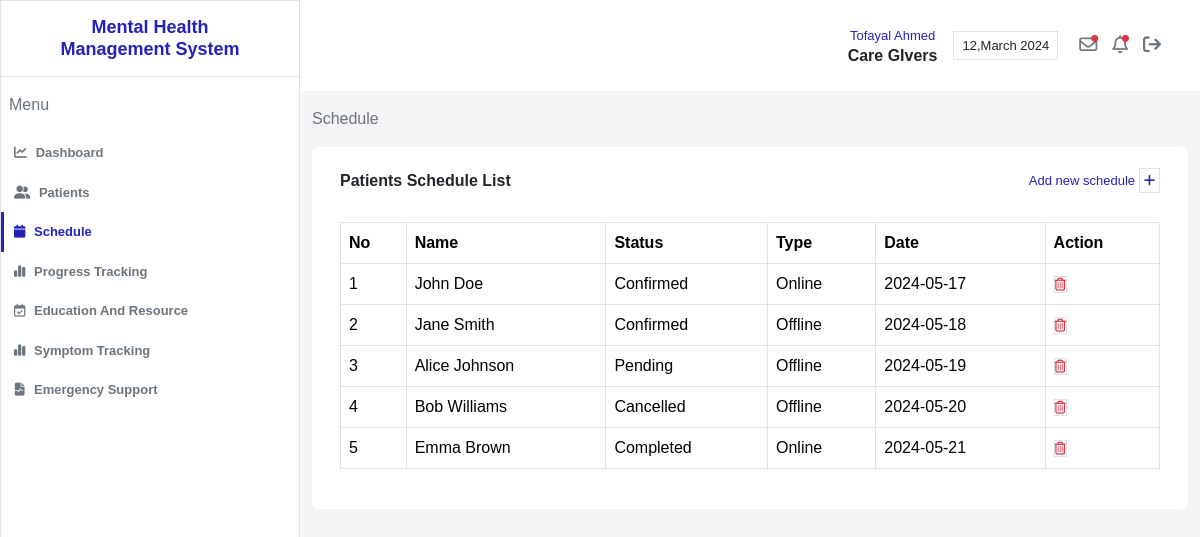
Page /view/care_giver/schedule.php (signed in) on the earlier database version.
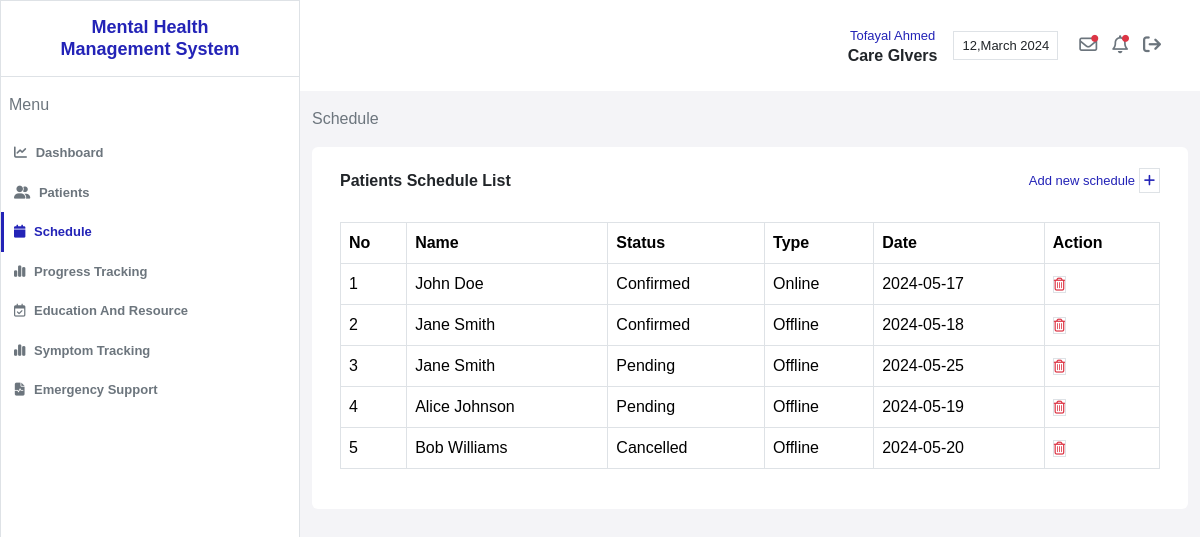
Same page on the later database version.
### tables this page shows
CREATE TABLE `schedule` (
  `id` int(50) NOT NULL,
  `date` varchar(50) NOT NULL,
  `status` varchar(50) NOT NULL DEFAULT 'Pending',
  `patient_id` int(11) NOT NULL,
  `type` varchar(50) NOT NULL,
  `purpose` varchar(50) NOT NULL,
  `time_from` varchar(50) NOT NULL,
  `time_to` varchar(50) NOT NULL
);

CREATE TABLE `patient` (
  `id` int(50) NOT NULL,
  `name` varchar(50) NOT NULL,
  `age` varchar(50) NOT NULL,
  `phone` varchar(50) NOT NULL,
  `care_giver_id` int(50) NOT NULL,
  `gender` varchar(50) NOT NULL,
  `medication` varchar(50) NOT NULL,
  `diagnosis` varchar(300) NOT NULL,
  `date` date NOT NULL DEFAULT current_timestamp()
);

### model/patientRepo.php (called while the page is built, shortened)
<?php
function findAllPatientsByCareGiverID($id)
{
    $conn = db_conn();
    $selectQuery = 'SELECT * FROM `patient` WHERE `care_giver_id` = '.$id;
    try {
        $result = $conn->query($selectQuery);
        $rows = array();
        while ($row = $result->fetch_assoc()) {
            $rows[] = $row;
        }
        return $rows;
    } catch (Exception $e) {
        echo "patientRepo Error: " . $e->getMessage();
        return null;
    } finally {
        $conn->close();
    }
}

### model/scheduleRepo.php (called while the page is built, shortened)
<?php
function findAllSchedulesByPatientID($id)
{
    $conn = db_conn();
    $selectQuery = 'SELECT * FROM `schedule` WHERE `patient_id` = '.$id;
    try {
        $result = $conn->query($selectQuery);
        $rows = array();
        while ($row = $result->fetch_assoc()) {
            $rows[] = $row;
        }
        if (empty($rows)) {
           return ["No rows found in the 'schedule' table."];
        }
        return $rows;
    } catch (Exception $e) {
        echo 'scheduleRepo Error = '. $e->getMessage();
        return null;
    } finally {
        $conn->close();
    }
}

### routes.php (called while the page is built, shortened)
<?php
$backend_routes = [
    'login_controller' => '/Mental_Health_Management_System/controller/loginController.php',
    'logout_controller' => '/Mental_Health_Management_System/controller/logoutController.php',
    'care_giver_signup_controller' => '/Mental_Health_Management_System/controller/care_giver/signupController.php',
    'care_giver_add_a_patient_controller' => '/Mental_Health_Management_System/controller/care_giver/patients/add_a_patientController.php',
    'care_giver_delete_patient_controller' => '/Mental_Health_Management_System/controller/care_giver/patients/delete_patientsController.php',
    'care_giver_edit_patient_controller' => '/Mental_Health_Management_System/controller/care_giver/patients/edit_patientController.php',
    'care_giver_add_a_schedule_controller' => '/Mental_Health_Management_System/controller/care_giver/schedule/add_a_scheduleController.php',
    'care_giver_delete_a_schedule_controller' => '/Mental_Health_Management_System/controller/care_giver/schedule/delete_scheduleController.php',
    'care_giver_add_progress_controller' => '/Mental_Health_Management_System/controller/care_giver/add_progressController.php',
    'care_giver_add_symptoms_tracking_controller' => '/Mental_Health_Management_System/controller/care_giver/add_symptoms_trackingController.php',
];
?>

### view/care_giver/schedule.php (the view, shortened to what the changed rows need)
<?php
require '../../routes.php';
require '../../model/patientRepo.php';
require '../../model/scheduleRepo.php';
$delete_appointment_schedule_controller = $backend_routes['care_giver_delete_a_schedule_controller'];
$care_giver_id = $_SESSION['user_id'];
$patients_of_care_giver = findAllPatientsByCareGiverID($care_giver_id);
?>
<!doctype html>
<html lang="en">
<head>
    <link rel="stylesheet" href="https://cdnjs.cloudflare.com/ajax/libs/font-awesome/6.5.2/css/all.min.css" />
    <link href="https://cdn.jsdelivr.net/npm/bootstrap@5.3.3/dist/css/bootstrap.min.css" rel="stylesheet">
    <link href="../../css/main.css" rel="stylesheet">
</head>
<body>
    <section class="dashboard-part ">
        <div class="row">
            <div class="col-xxl-10 col-xl-9 col-lg-9 p-0">
                <div class="dash-content ">
                    <div class="dash-summery patinet-summery">
                        <div class="container-fluid mt-3">
                            <div class="content-box rounded bg-white p-4 px-3">
                                <div class="overall-patient-ratio ">
                                    <div class="row">
                                        <div class="col-12 p-0">
                                            <div class="row">
                                                <div class="col-12 mt-3">
                                                    <div class="table-container">
                                                        <table class="table table-bordered  mt-2" id="schedule_list">
                                                            <thead>
                                                                <tr>
                                                                    <th>No</th>
                                                                    <th>Name</th>
                                                                    <th>Status</th>
                                                                    <th>Type</th>
                                                                    <th>Date</th>
                                                                    <th>Action</th>
                                                                </tr>
                                                            </thead>
                                                            <tbody id="symptoms-table-body">
                                                                <?php
                                                                if (!empty($patients_of_care_giver)) {
                                                                    $rowCounter = 1;
                                                                    foreach ($patients_of_care_giver as $index => $patient) {
                                                                        $schedule_Lists = findAllSchedulesByPatientID($patient['id']);
                                                                        if ($schedule_Lists !== null && !in_array("No rows found in the 'schedule' table.", $schedule_Lists)) {
                                                                            foreach ($schedule_Lists as $schedule_List) {
                                                                                if ($patient['id'] === $schedule_List['patient_id']) {
                                                                                    echo "<tr>";
                                                                                    echo "<td>" .$rowCounter++ . "</td>";
                                                                                    echo "<td>" . htmlspecialchars($patient['name']) . "</td>";
                                                                                    echo "<td>" . htmlspecialchars($schedule_List['status']) . "</td>";
                                                                                    echo "<td>" . htmlspecialchars($schedule_List['type']) . "</td>";
                                                                                    echo "<td>" . htmlspecialchars($schedule_List['date']) . "</td>";
                                                                                    echo "<td><a href='{$delete_appointment_schedule_controller}?delete_schedule=".$schedule_List['id']."' class='border text-danger btn-sm'><i class='fa-regular fa-trash-can'></i></a></td>";
                                                                                    echo "</tr>";
                                                                                }
                                                                            }
                                                                        } else {
                                                                        }
                                                                    }
                                                                } else {
                                                                    echo "<tr><td colspan='6'>No patients found.</td></tr>";
                                                                }
                                                                ?>
                                                            </tbody>
                                                        </table>
                                                    </div>
                                                </div>
                                            </div>
                                        </div>
                                    </div>
                                </div>
                            </div>
                        </div>
                    </div>
                </div>
            </div>
        </div>
    </section>
</body>
</html>

Differences in the rows shown:
removed schedule: patient.name "Emma Brown", status "Completed", type "Online", date "2024-05-21"
added schedule: patient.name "Jane Smith", status "Pending", type "Offline", date "2024-05-25", shown under patient (number 2 of 4 on the later page)
